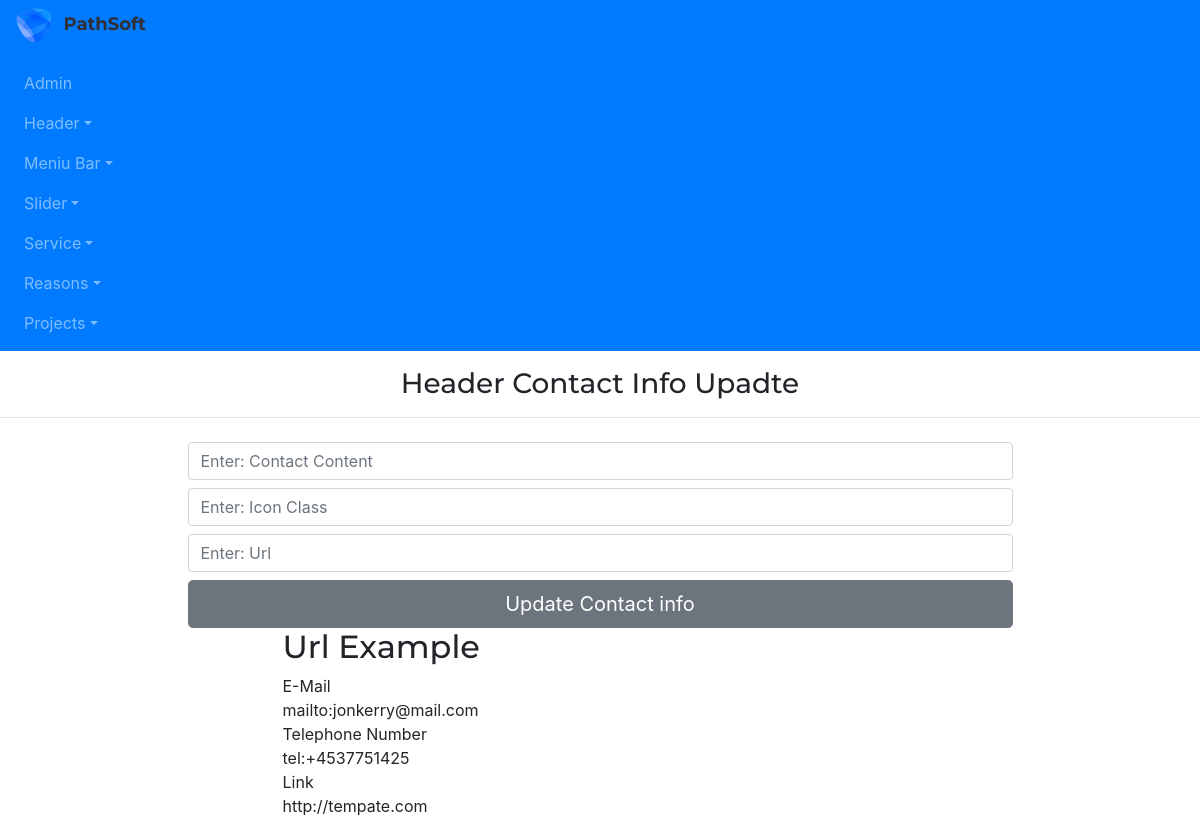
Before: /admin/hcContactUpdate/1 with the older database file.
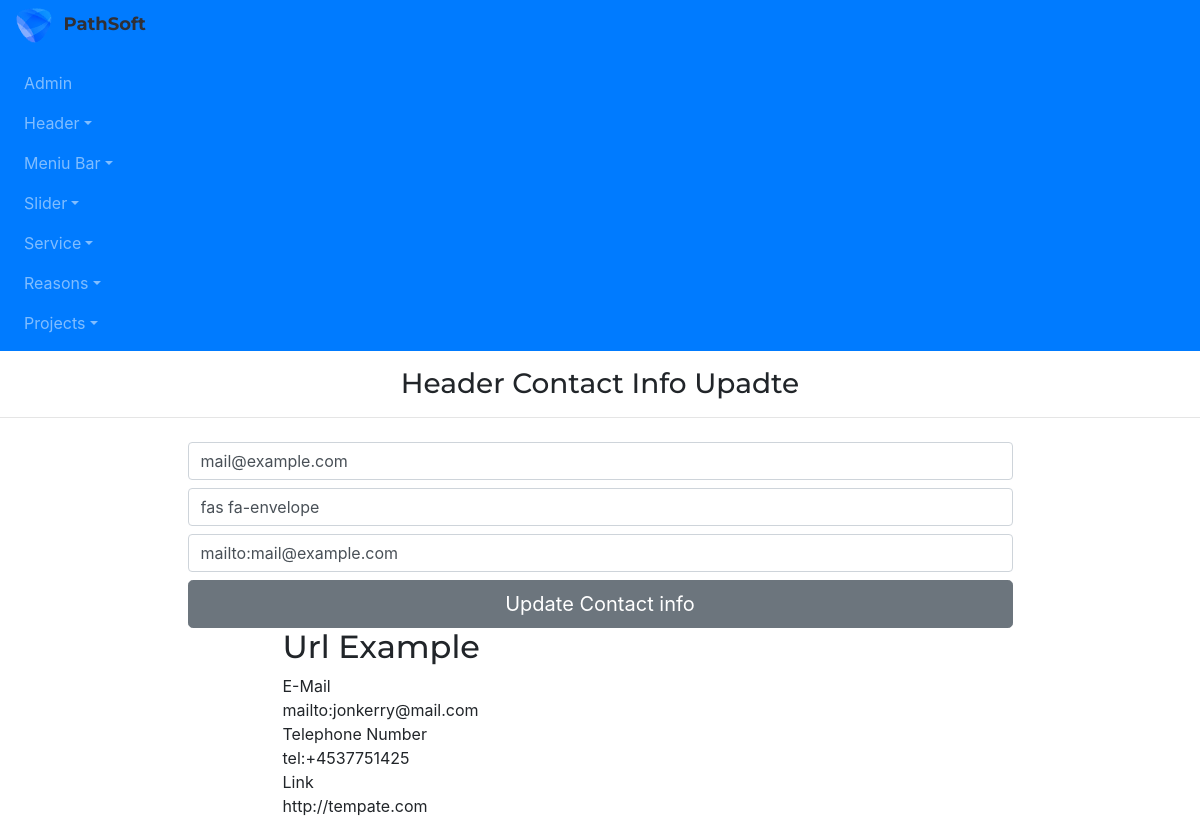
After: the same page with the newer database file.
### app/models.py (models this page shows)
class HeaderContact(db.Model):
    id=db.Column(db.Integer,primary_key=True)
    hc_content=db.Column(db.String(255))
    hc_icon_class=db.Column(db.String(255))
    hc_url=db.Column(db.String(255))

### admin/routes.py (the view)
@app.route("/admin/hcContactUpdate/<id>",methods=['GET','POST'])
def hcContactUpdate(id):
    header_contact=HeaderContact.query.get(id)
    form=HeaderContactForm()
    if request.method=='POST':
        header_contact.hc_content=form.hc_content.data
        header_contact.hc_icon_class=form.hc_icon_class.data
        header_contact.hc_url=form.hc_url.data
        db.session.commit()
        return redirect(url_for('hcContactAdd'))
    return render_template('admin/hcContactUpdate.html',form=form, header_contact=header_contact)

### admin/forms.py
class HeaderContactForm(FlaskForm):
    hc_content=StringField('hc_content')
    hc_icon_class=StringField('hc_icon_class')
    hc_url=StringField('hc_url')
    submit=SubmitField()

### app/templates/admin/hcContactUpdate.html
{% extends "admin/base.html" %}
{% block content %}
<h3 class="my-3" style="text-align: center;">Header Contact Info Upadte</h3>
<hr>
<div class="container">
    <div class="row justify-content-center">
        <div class="col-9 marg">
            <form action="{{url_for('hcContactUpdate',id=header_contact.id)}}" method='POST'>
                {{ form.hc_content(class='form-control my-2', placeholder="Enter: Contact Content", value=header_contact.hc_content)}}
                {{ form.hc_icon_class(class='form-control my-2', placeholder="Enter: Icon Class", value=header_contact.hc_icon_class)}}
                {{ form.hc_url(class='form-control my-2', placeholder="Enter: Url", value=header_contact.hc_url)}}
                {{ form.submit(value='Update Contact info',class='btn btn-secondary btn-lg btn-block')}}
            </form>
        </div>
    </div>
</div>
<div class="container marg">
    <div class="row d-flex justify-content-center">
        <div class="col-7 ">
            <div class="exam">
                <h2>Url Example</h2>
                <div class="row-url">
                    <div>
                        E-Mail
                    </div>
                    <div>
                        mailto:jonkerry@mail.com
                    </div>
                </div>
                <div class="row-url">
                    <div>
                        Telephone Number
                    </div>
                    <div>
                        tel:+4537751425
                    </div>
                </div>
                <div class="row-url">
                    <div>
                        Link
                    </div>
                    <div>
                        http://tempate.com
                    </div>
                </div>
            </div>
        </div>
    </div>
</div>
{% endblock %}

Changed rows visible on the page:
added HeaderContact: hc_content "mail@example.com", hc_icon_class "fas fa-envelope", hc_url "mailto:mail@example.com"
